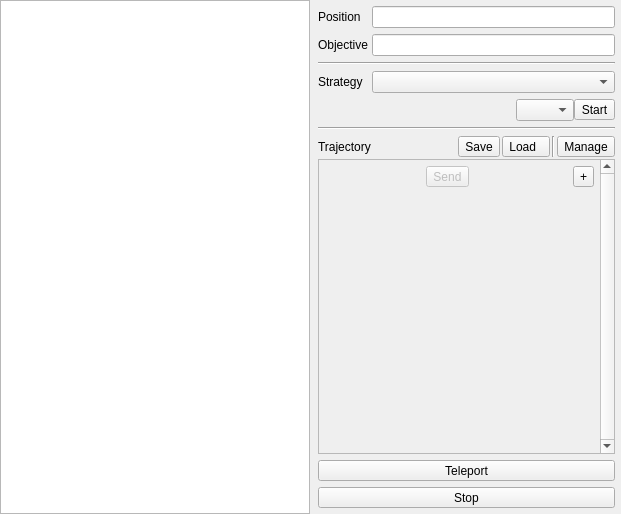
<?xml version="1.0" encoding="UTF-8"?>
<ui version="4.0">
 <class>RemoteControlView</class>
 <widget class="QWidget" name="RemoteControlView">
  <property name="geometry">
   <rect>
    <x>0</x>
    <y>0</y>
    <width>621</width>
    <height>514</height>
   </rect>
  </property>
  <property name="windowTitle">
   <string>Form</string>
  </property>
  <layout class="QHBoxLayout" name="horizontalLayout">
   <property name="spacing">
    <number>2</number>
   </property>
   <property name="margin">
    <number>0</number>
   </property>
   <item>
    <widget class="Tools::StrategyView" name="graphicsView"/>
   </item>
   <item>
    <widget class="QWidget" name="widget" native="true">
     <property name="minimumSize">
      <size>
       <width>270</width>
       <height>0</height>
      </size>
     </property>
     <layout class="QGridLayout" name="gridLayout">
      <property name="horizontalSpacing">
       <number>4</number>
      </property>
      <property name="verticalSpacing">
       <number>6</number>
      </property>
      <property name="margin">
       <number>6</number>
      </property>
      <item row="5" column="1">
       <widget class="QComboBox" name="cbStrategies"/>
      </item>
      <item row="5" column="0">
       <widget class="QLabel" name="label_4">
        <property name="text">
         <string>Strategy</string>
        </property>
       </widget>
      </item>
      <item row="3" column="0" colspan="2">
       <widget class="Line" name="line">
        <property name="orientation">
         <enum>Qt::Horizontal</enum>
        </property>
       </widget>
      </item>
      <item row="9" column="0" colspan="2">
       <widget class="Line" name="line_3">
        <property name="orientation">
         <enum>Qt::Horizontal</enum>
        </property>
       </widget>
      </item>
      <item row="11" column="0" colspan="2">
       <widget class="QToolButton" name="btnTeleport">
        <property name="sizePolicy">
         <sizepolicy hsizetype="Preferred" vsizetype="Fixed">
          <horstretch>0</horstretch>
          <verstretch>0</verstretch>
         </sizepolicy>
        </property>
        <property name="text">
         <string>Teleport</string>
        </property>
       </widget>
      </item>
      <item row="1" column="1">
       <widget class="QLineEdit" name="lePosition">
        <property name="sizePolicy">
         <sizepolicy hsizetype="Minimum" vsizetype="Fixed">
          <horstretch>0</horstretch>
          <verstretch>0</verstretch>
         </sizepolicy>
        </property>
       </widget>
      </item>
      <item row="12" column="0" colspan="2">
       <widget class="QToolButton" name="btnStop">
        <property name="sizePolicy">
         <sizepolicy hsizetype="Preferred" vsizetype="Fixed">
          <horstretch>0</horstretch>
          <verstretch>0</verstretch>
         </sizepolicy>
        </property>
        <property name="text">
         <string>Stop</string>
        </property>
       </widget>
      </item>
      <item row="10" column="0" colspan="2">
       <widget class="QWidget" name="widget_2" native="true">
        <layout class="QVBoxLayout" name="verticalLayout">
         <property name="spacing">
          <number>2</number>
         </property>
         <property name="margin">
          <number>0</number>
         </property>
         <item>
          <layout class="QHBoxLayout" name="horizontalLayout_2">
           <item>
            <widget class="QLabel" name="label_3">
             <property name="text">
              <string>Trajectory</string>
             </property>
            </widget>
           </item>
           <item>
            <spacer name="horizontalSpacer">
             <property name="orientation">
              <enum>Qt::Horizontal</enum>
             </property>
             <property name="sizeHint" stdset="0">
              <size>
               <width>40</width>
               <height>20</height>
              </size>
             </property>
            </spacer>
           </item>
           <item>
            <widget class="QToolButton" name="btnSaveTrajectory">
             <property name="text">
              <string>Save</string>
             </property>
            </widget>
           </item>
           <item>
            <widget class="QToolButton" name="btnLoadTrajectory">
             <property name="text">
              <string>Load  </string>
             </property>
            </widget>
           </item>
           <item>
            <widget class="Line" name="line_2">
             <property name="orientation">
              <enum>Qt::Vertical</enum>
             </property>
            </widget>
           </item>
           <item>
            <widget class="QToolButton" name="btnManageTrajectories">
             <property name="text">
              <string>Manage</string>
             </property>
            </widget>
           </item>
          </layout>
         </item>
         <item>
          <widget class="QScrollArea" name="framePoints">
           <property name="verticalScrollBarPolicy">
            <enum>Qt::ScrollBarAlwaysOn</enum>
           </property>
           <property name="widgetResizable">
            <bool>true</bool>
           </property>
           <widget class="QWidget" name="scrollAreaWidgetContents">
            <property name="geometry">
             <rect>
              <x>0</x>
              <y>0</y>
              <width>287</width>
              <height>284</height>
             </rect>
            </property>
            <layout class="QVBoxLayout" name="pointsLayout">
             <property name="spacing">
              <number>3</number>
             </property>
             <property name="margin">
              <number>6</number>
             </property>
             <item>
              <layout class="QHBoxLayout" name="horizontalLayout_3">
               <item>
                <spacer name="horizontalSpacer_3">
                 <property name="orientation">
                  <enum>Qt::Horizontal</enum>
                 </property>
                 <property name="sizeHint" stdset="0">
                  <size>
                   <width>40</width>
                   <height>20</height>
                  </size>
                 </property>
                </spacer>
               </item>
               <item>
                <widget class="QToolButton" name="btnSend">
                 <property name="enabled">
                  <bool>false</bool>
                 </property>
                 <property name="text">
                  <string>Send</string>
                 </property>
                </widget>
               </item>
               <item>
                <spacer name="horizontalSpacer_2">
                 <property name="orientation">
                  <enum>Qt::Horizontal</enum>
                 </property>
                 <property name="sizeHint" stdset="0">
                  <size>
                   <width>40</width>
                   <height>20</height>
                  </size>
                 </property>
                </spacer>
               </item>
               <item>
                <widget class="QToolButton" name="btnAddPoint">
                 <property name="text">
                  <string>+</string>
                 </property>
                </widget>
               </item>
              </layout>
             </item>
             <item>
              <spacer name="verticalSpacer">
               <property name="orientation">
                <enum>Qt::Vertical</enum>
               </property>
               <property name="sizeHint" stdset="0">
                <size>
                 <width>20</width>
                 <height>40</height>
                </size>
               </property>
              </spacer>
             </item>
            </layout>
           </widget>
          </widget>
         </item>
        </layout>
       </widget>
      </item>
      <item row="1" column="0">
       <widget class="QLabel" name="label">
        <property name="sizePolicy">
         <sizepolicy hsizetype="Fixed" vsizetype="Preferred">
          <horstretch>0</horstretch>
          <verstretch>0</verstretch>
         </sizepolicy>
        </property>
        <property name="text">
         <string>Position</string>
        </property>
       </widget>
      </item>
      <item row="2" column="0">
       <widget class="QLabel" name="label_2">
        <property name="sizePolicy">
         <sizepolicy hsizetype="Fixed" vsizetype="Preferred">
          <horstretch>0</horstretch>
          <verstretch>0</verstretch>
         </sizepolicy>
        </property>
        <property name="text">
         <string>Objective</string>
        </property>
       </widget>
      </item>
      <item row="2" column="1">
       <widget class="QLineEdit" name="leObjective">
        <property name="sizePolicy">
         <sizepolicy hsizetype="Minimum" vsizetype="Fixed">
          <horstretch>0</horstretch>
          <verstretch>0</verstretch>
         </sizepolicy>
        </property>
       </widget>
      </item>
      <item row="7" column="1">
       <layout class="QHBoxLayout" name="horizontalLayout_4">
        <item>
         <spacer name="horizontalSpacer_4">
          <property name="orientation">
           <enum>Qt::Horizontal</enum>
          </property>
          <property name="sizeHint" stdset="0">
           <size>
            <width>40</width>
            <height>20</height>
           </size>
          </property>
         </spacer>
        </item>
        <item>
         <widget class="QComboBox" name="cbColor">
          <property name="maximumSize">
           <size>
            <width>58</width>
            <height>16777215</height>
           </size>
          </property>
         </widget>
        </item>
        <item>
         <widget class="QToolButton" name="btnStart">
          <property name="text">
           <string>Start</string>
          </property>
         </widget>
        </item>
       </layout>
      </item>
     </layout>
    </widget>
   </item>
  </layout>
 </widget>
 <customwidgets>
  <customwidget>
   <class>Tools::StrategyView</class>
   <extends>QGraphicsView</extends>
   <header>StrategyView.h</header>
  </customwidget>
 </customwidgets>
 <resources/>
 <connections/>
</ui>
